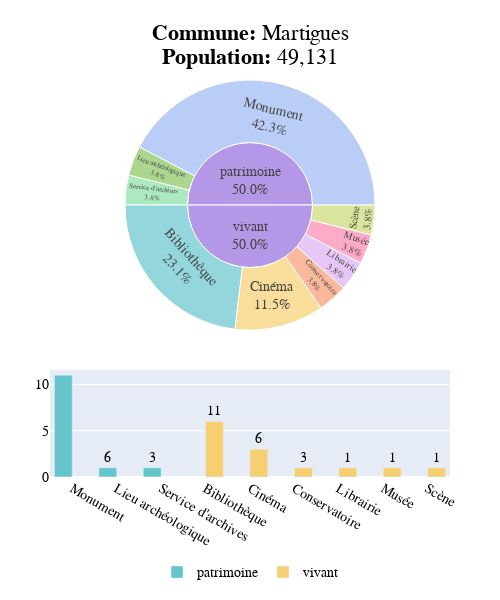

Notebook source saved alongside this figure:
### Code cell
# Sunburst Chart
fig_sunburst = px.sunburst(
    data_frame=df_filtered,
    path=["categorie", "Type équipement ou lieu"],
    values=(df_filtered['count'] / df_filtered['count'].sum()) * 100,
    color="Type équipement ou lieu",  
    color_discrete_sequence=px.colors.qualitative.Pastel,
    hover_data={'count': False}
)

fig_sunburst.update_traces(
    texttemplate="%{label}<br>%{value:,.1f}%"

)

# Bar Chart
fig_bar = px.bar(df_filtered.sort_values(by=['count', 'categorie'], ascending=[False, True]), 
                 x='Type équipement ou lieu', 
                 y='count', 
                 color='categorie', 
                 labels={'count': 'Event Count', 'Type équipement ou lieu': 'Equipment Type'},
                 color_discrete_sequence=px.colors.qualitative.Pastel)

fig_bar.update_traces(text=df_filtered.sort_values(by=['count', 'categorie'], ascending=[False, True])['count'], 
                      textposition='outside', insidetextfont=dict(size=20))

# Create a subplot with two rows and one column
fig = make_subplots(
    rows=2, cols=1, 
    row_heights=[0.7, 0.3],  # Adjust size ratio for sunburst and bar chart
    shared_xaxes=True,
    vertical_spacing=0.1,
    specs=[[{"type": "sunburst"}], [{"type": "bar"}]]
)

# Add sunburst and bar chart traces to the subplot
for trace in fig_sunburst['data']:
    fig.add_trace(trace, row=1, col=1)

for trace in fig_bar['data']:
    fig.add_trace(trace, row=2, col=1)

# Add Commune title annotation
commune_title = f"<b>Commune:</b> {df_filtered['Commune'].iloc[0]}"
fig.add_annotation(
    text=commune_title,  
    x=0.5,  
    y=1.15,  
    showarrow=False,
    font=dict(size=22, color="black", family="Arial"), 
    align="center", 
    xref="paper", 
    yref="paper"  
)

# Add Population annotation below the Commune title
population_number = int(df_filtered['PTOT'].iloc[0]) 
fig.add_annotation(
    text=f"<b>Population:</b> {population_number:,}",  
    x=0.5,  
    y=1.09,  
    showarrow=False,
    font=dict(size=22, color="black", family="Arial"), 
    align="center", 
    xref="paper", 
    yref="paper"  
)

# Update layout for the entire figure
fig.update_layout(
    margin=dict(t=80, l=50, r=50, b=50),
    title_font=dict(
        family="Arial, sans-serif",  
        size=22,  
        color="black"  
    ),
    font=dict(
        family="Arial, sans-serif",  
        size=14,  
        color="black" 
    ),
    height=600,
    width=500, 
    showlegend=True, 
    legend=dict(
        orientation="h",  
        yanchor="top",  
        y=-0.2,  
        xanchor="center", 
        x=0.5 
    )
)

fig.show()

### Figure 1 — Plotly figure (JSON) as saved in the notebook; plotly's stock layout.template omitted (floating-point values rounded to 4 significant figures)
{"data": [{"branchvalues": "total", "customdata": [[6, "Bibliothèque"], [3, "Cinéma"], [1, "Conservatoire"], [1, "Librairie"], [1, "Lieu archéologique"], [11, "Monument"], [1, "Musée"], [1, "Scène"], [1, "Service d'archives"], ["(?)", "(?)"], ["(?)", "(?)"]], "domain": {"x": [0, 1], "y": [0.37, 1]}, "hovertemplate": "labels=%{label}<br>value=%{value}<br>parent=%{parent}<br>id=%{id}<br>Type équipement ou lieu=%{customdata[1]}<extra></extra>", "ids": ["vivant/Bibliothèque", "vivant/Cinéma", "vivant/Conservatoire", "vivant/Librairie", "patrimoine/Lieu archéologique", "patrimoine/Monument", "vivant/Musée", "vivant/Scène", "patrimoine/Service d'archives", "patrimoine", "vivant"], "labels": ["Bibliothèque", "Cinéma", "Conservatoire", "Librairie", "Lieu archéologique", "Monument", "Musée", "Scène", "Service d'archives", "patrimoine", "vivant"], "marker": {"colors": ["rgb(102, 197, 204)", "rgb(246, 207, 113)", "rgb(248, 156, 116)", "rgb(220, 176, 242)", "rgb(135, 197, 95)", "rgb(158, 185, 243)", "rgb(254, 136, 177)", "rgb(201, 219, 116)", "rgb(139, 224, 164)", "rgb(180, 151, 231)", "rgb(180, 151, 231)"]}, "name": "", "parents": ["vivant", "vivant", "vivant", "vivant", "patrimoine", "patrimoine", "vivant", "vivant", "patrimoine", "", ""], "texttemplate": "%{label}<br>%{value:,.1f}%", "type": "sunburst", "values": [23.08, 11.54, 3.846, 3.846, 3.846, 42.31, 3.846, 3.846, 3.846, 50, 50]}, {"alignmentgroup": "True", "hovertemplate": "categorie=patrimoine<br>Equipment Type=%{x}<br>Event Count=%{y}<extra></extra>", "insidetextfont": {"size": 20}, "legendgroup": "patrimoine", "marker": {"color": "rgb(102, 197, 204)", "pattern": {"shape": ""}}, "name": "patrimoine", "offsetgroup": "patrimoine", "orientation": "v", "showlegend": true, "text": [11, 6, 3, 1, 1, 1, 1, 1, 1], "textposition": "outside", "type": "bar", "x": ["Monument", "Lieu archéologique", "Service d'archives"], "xaxis": "x", "y": [11, 1, 1], "yaxis": "y"}, {"alignmentgroup": "True", "hovertemplate": "categorie=vivant<br>Equipment Type=%{x}<br>Event Count=%{y}<extra></extra>", "insidetextfont": {"size": 20}, "legendgroup": "vivant", "marker": {"color": "rgb(246, 207, 113)", "pattern": {"shape": ""}}, "name": "vivant", "offsetgroup": "vivant", "orientation": "v", "showlegend": true, "text": [11, 6, 3, 1, 1, 1, 1, 1, 1], "textposition": "outside", "type": "bar", "x": ["Bibliothèque", "Cinéma", "Conservatoire", "Librairie", "Musée", "Scène"], "xaxis": "x", "y": [6, 3, 1, 1, 1, 1], "yaxis": "y"}], "layout": {"annotations": [{"align": "center", "font": {"color": "black", "family": "Arial", "size": 22}, "showarrow": false, "text": "<b>Commune:</b> Martigues", "x": 0.5, "xref": "paper", "y": 1.15, "yref": "paper"}, {"align": "center", "font": {"color": "black", "family": "Arial", "size": 22}, "showarrow": false, "text": "<b>Population:</b> 49,131", "x": 0.5, "xref": "paper", "y": 1.09, "yref": "paper"}], "font": {"color": "black", "family": "Arial, sans-serif", "size": 14}, "height": 600, "legend": {"orientation": "h", "x": 0.5, "xanchor": "center", "y": -0.2, "yanchor": "top"}, "margin": {"b": 50, "l": 50, "r": 50, "t": 80}, "showlegend": true, "title": {"font": {"color": "black", "family": "Arial, sans-serif", "size": 22}}, "width": 500, "xaxis": {"anchor": "y", "domain": [0, 1]}, "yaxis": {"anchor": "x", "domain": [0, 0.27]}}}
